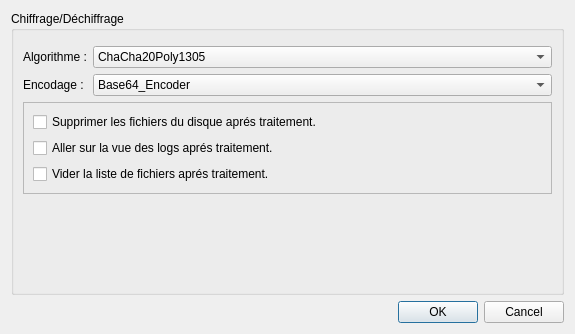
<?xml version="1.0" encoding="UTF-8"?>
<ui version="4.0">
 <class>Config</class>
 <widget class="QDialog" name="Config">
  <property name="geometry">
   <rect>
    <x>0</x>
    <y>0</y>
    <width>575</width>
    <height>334</height>
   </rect>
  </property>
  <property name="windowTitle">
   <string>Arsenic Configuration</string>
  </property>
  <layout class="QVBoxLayout" name="verticalLayout">
   <item>
    <widget class="QGroupBox" name="groupBox">
     <property name="title">
      <string>Chiffrage/Déchiffrage</string>
     </property>
     <layout class="QFormLayout" name="formLayout">
      <item row="0" column="0">
       <widget class="QFrame" name="frame_2">
        <property name="frameShape">
         <enum>QFrame::StyledPanel</enum>
        </property>
        <property name="frameShadow">
         <enum>QFrame::Raised</enum>
        </property>
       </widget>
      </item>
      <item row="1" column="1">
       <widget class="QComboBox" name="comboAlgo">
        <property name="layoutDirection">
         <enum>Qt::LeftToRight</enum>
        </property>
        <property name="currentText">
         <string notr="true">ChaCha20Poly1305</string>
        </property>
        <item>
         <property name="text">
          <string>ChaCha20Poly1305</string>
         </property>
        </item>
        <item>
         <property name="text">
          <string>Serpent/GCM</string>
         </property>
        </item>
        <item>
         <property name="text">
          <string>AES-256/GCM</string>
         </property>
        </item>
       </widget>
      </item>
      <item row="2" column="0">
       <widget class="QLabel" name="label_2">
        <property name="text">
         <string>Encodage :</string>
        </property>
       </widget>
      </item>
      <item row="2" column="1">
       <widget class="QComboBox" name="comboEncoding">
        <property name="currentText">
         <string notr="true">Base64_Encoder</string>
        </property>
        <item>
         <property name="text">
          <string>Base64_Encoder</string>
         </property>
        </item>
        <item>
         <property name="text">
          <string>Hex_Encoder</string>
         </property>
        </item>
        <item>
         <property name="text">
          <string>Raw</string>
         </property>
        </item>
       </widget>
      </item>
      <item row="6" column="0" colspan="2">
       <widget class="QFrame" name="frame">
        <property name="frameShape">
         <enum>QFrame::StyledPanel</enum>
        </property>
        <property name="frameShadow">
         <enum>QFrame::Raised</enum>
        </property>
        <layout class="QVBoxLayout" name="verticalLayout_2">
         <item>
          <widget class="QCheckBox" name="checkDeleteOriginals">
           <property name="layoutDirection">
            <enum>Qt::LeftToRight</enum>
           </property>
           <property name="text">
            <string>Supprimer les fichiers du disque aprés traitement.</string>
           </property>
          </widget>
         </item>
         <item>
          <widget class="QCheckBox" name="checkGoLogs">
           <property name="text">
            <string>Aller sur la vue des logs aprés traitement.</string>
           </property>
          </widget>
         </item>
         <item>
          <widget class="QCheckBox" name="checkClearList">
           <property name="text">
            <string>Vider la liste de fichiers aprés traitement.</string>
           </property>
          </widget>
         </item>
        </layout>
       </widget>
      </item>
      <item row="1" column="0">
       <widget class="QLabel" name="label">
        <property name="text">
         <string>Algorithme :</string>
        </property>
       </widget>
      </item>
     </layout>
    </widget>
   </item>
   <item>
    <widget class="QDialogButtonBox" name="buttonBox">
     <property name="orientation">
      <enum>Qt::Horizontal</enum>
     </property>
     <property name="standardButtons">
      <set>QDialogButtonBox::Cancel|QDialogButtonBox::Ok</set>
     </property>
    </widget>
   </item>
  </layout>
 </widget>
 <resources/>
 <connections>
  <connection>
   <sender>buttonBox</sender>
   <signal>accepted()</signal>
   <receiver>Config</receiver>
   <slot>accept()</slot>
   <hints>
    <hint type="sourcelabel">
     <x>248</x>
     <y>254</y>
    </hint>
    <hint type="destinationlabel">
     <x>157</x>
     <y>274</y>
    </hint>
   </hints>
  </connection>
  <connection>
   <sender>buttonBox</sender>
   <signal>rejected()</signal>
   <receiver>Config</receiver>
   <slot>reject()</slot>
   <hints>
    <hint type="sourcelabel">
     <x>316</x>
     <y>260</y>
    </hint>
    <hint type="destinationlabel">
     <x>286</x>
     <y>274</y>
    </hint>
   </hints>
  </connection>
 </connections>
</ui>
